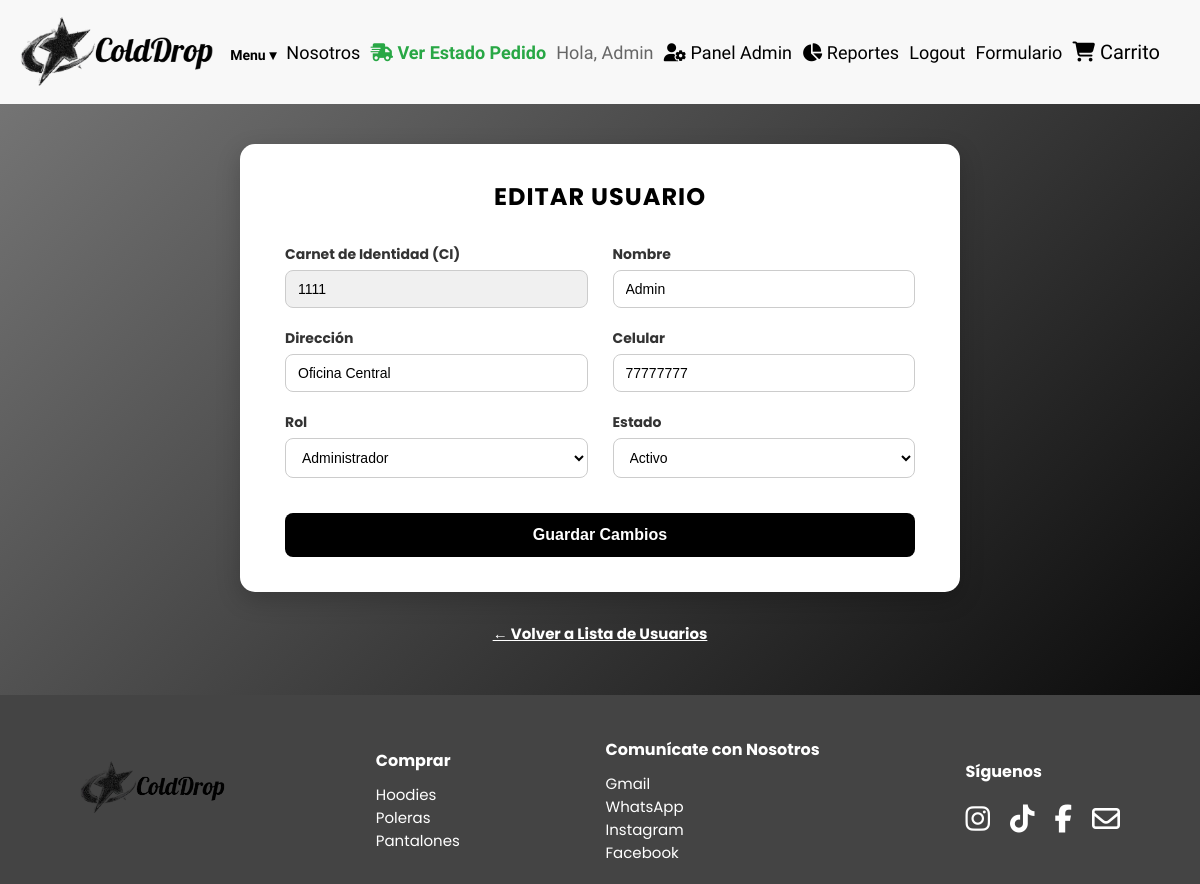
The page /usuarios/actualizarusuarios.php?CI=1111 (signed in) on the database its author committed.
### tables this page shows
CREATE TABLE `usuarios` (
  `Nombre` varchar(45) DEFAULT NULL,
  `Apellido` varchar(45) DEFAULT NULL,
  `Usuario` varchar(45) DEFAULT NULL,
  `Contrasena` varchar(100) DEFAULT NULL,
  `Direccion` varchar(45) DEFAULT NULL,
  `Celular` varchar(45) DEFAULT NULL,
  `Rol` varchar(45) DEFAULT NULL,
  `Estado` varchar(45) DEFAULT NULL,
  `CI` varchar(45) NOT NULL
);

### usuarios/actualizarusuarios.php (the view, shortened to what this page needs)
<?php
include_once '../conexion.php';
$CI = isset($_GET['CI']) ? $_GET['CI'] : '';
$Nombre = $Direccion = $Celular = $Rol = $Estado = '';
if (!empty($CI)) {
    $sql = "SELECT * FROM usuarios WHERE CI = '$CI'";
    $resultado = $conexion->query($sql);
    if ($resultado && $resultado->num_rows > 0) {
        $fila = $resultado->fetch_assoc();
        $CI = $fila['CI'];
        $Nombre = isset($fila['Nombre']) ? $fila['Nombre'] : '';
        $Direccion = isset($fila['Direccion']) ? $fila['Direccion'] : '';
        $Celular = isset($fila['Celular']) ? $fila['Celular'] : '';
        $Rol = isset($fila['Rol']) ? $fila['Rol'] : 'cliente';
        $Estado = isset($fila['Estado']) ? $fila['Estado'] : 'Activo';
    }
}
?>
<!DOCTYPE html>
<html lang="es">
<head>
    <link rel="stylesheet" href="../css/formularios.css">
</head>
<body>
    <?php include '../princip/header.php'; ?>
    <div class="form-container" style="margin: 40px auto;">
        <form action="casaactualizarusuarios.php" method="post">
            <h2>EDITAR USUARIO</h2>
            <div class="form-grid">
                <div class="form-group">
                    <label for="CI">Carnet de Identidad (CI)</label>
                    <input type="number" name="CI" id="CI" value="<?php echo htmlspecialchars($CI); ?>" readonly style="background-color:#f0f0f0;">
                </div>
                <div class="form-group">
                    <label for="Nombre">Nombre</label>
                    <input type="text" name="Nombre" id="Nombre" value="<?php echo htmlspecialchars($Nombre); ?>" required>
                </div>
                <div class="form-group">
                    <label for="Direccion">Dirección</label>
                    <input type="text" name="Direccion" id="Direccion" value="<?php echo htmlspecialchars($Direccion); ?>" required>
                </div>
                <div class="form-group">
                    <label for="Celular">Celular</label>
                    <input type="number" name="Celular" id="Celular" value="<?php echo htmlspecialchars($Celular); ?>">
                </div>
                <div class="form-group">
                    <label for="Rol">Rol</label>
                    <select name="Rol" id="Rol">
                        <option value="Administrador" <?php echo ($Rol === 'Administrador') ? 'selected' : ''; ?>>Administrador</option>
                    </select>
                </div>
                <div class="form-group">
                    <label for="Estado">Estado</label>
                    <select name="Estado" id="Estado">
                        <option value="Activo" <?php echo ($Estado === 'Activo') ? 'selected' : ''; ?>>Activo</option>
                    </select>
                </div>
               <div class="form-group full-width">
                    <input type="submit" value="Guardar Cambios">
                </div>
            </div>
        </form>
        <a href="leerusuarios.php" class="links">← Volver a Lista de Usuarios</a>
    </div>
    <?php include '../princip/footer.php'; ?>
</body>
</html>

### css/formularios.css (style rules this page uses)
body { font-family: 'Poppins', sans-serif; background: linear-gradient(135deg, #7a7a7aff, #000000ff); margin: 0; padding: 0; display: flex; flex-direction: column; min-height: 100vh; box-sizing: border-box; }
.form-container { display: flex; flex-direction: column; align-items: center; justify-content: center; width: 100%; margin: 40px auto; padding: 0 20px; box-sizing: border-box; flex: 1; }
form { background-color: #fff; padding: 35px 45px; border-radius: 15px; box-shadow: 0 8px 25px rgba(0, 0, 0, 0.2); width: 100%; max-width: 720px; box-sizing: border-box; }
h2 { text-align: center; color: #000000ff; margin-bottom: 25px; font-size: 24px; text-transform: uppercase; letter-spacing: 1px; margin-top: 0; }
.form-grid { display: grid; grid-template-columns: 1fr 1fr; gap: 15px 25px; }
.form-group { display: flex; flex-direction: column; }
.form-group.full-width { grid-column: span 2; }
label { display: block; margin-top: 5px; font-weight: bold; color: #333; font-size: 14px; }
input[type="text"], input[type="number"], input[type="password"], select { width: 100%; padding: 10px 12px; margin-top: 5px; border: 1px solid #ccc; border-radius: 8px; font-size: 14px; transition: 0.2s ease; box-sizing: border-box; background-color: #fff; }
input[type="submit"] { margin-top: 20px; width: 100%; background-color: #000000ff; color: #fff; border: none; padding: 13px; border-radius: 8px; font-size: 16px; font-weight: bold; cursor: pointer; transition: background-color 0.3s; }
.links { display: block; text-align: center; margin: 20px auto 0 auto; color: #fff; text-decoration: underline; font-weight: bold; padding: 10px 0; font-size: 15px; }

### rows shown on the page
usuarios: CI "1111", Nombre "Admin", Direccion "Oficina Central", Celular "77777777", Rol "Administrador", Estado "Activo"

### other values the page prints
$_SESSION['usuario'] "Admin"
